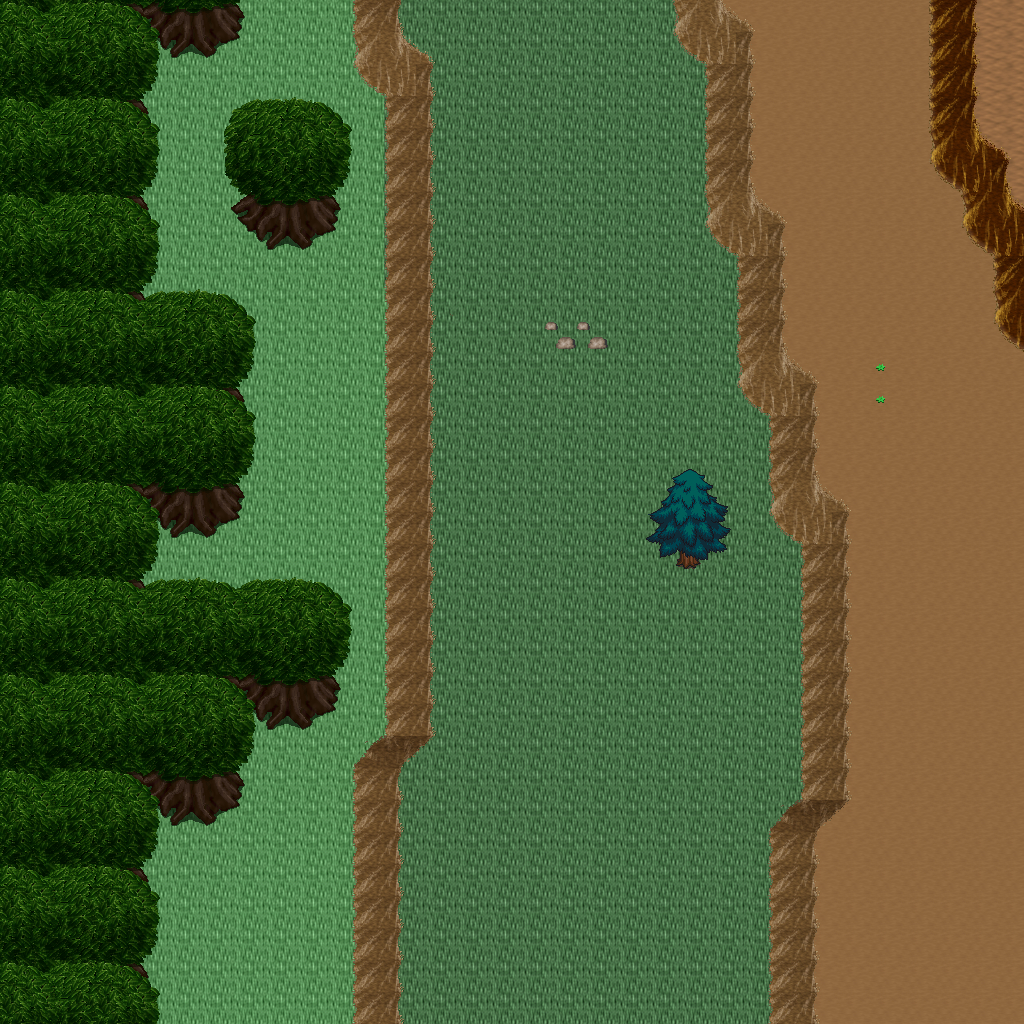

A level layout from a 2D game, rendered from its tile map. Below: a short description, then the map file with tile-grid data replaced by summaries:
An orthogonal 32x32 tile map with 32x32 px tiles, 5 tile layers (Ground, Objects, Objects2, Above, ...), 1 hidden layer not drawn, 12 tilesets.

<map version="1.10" tiledversion="1.11.0" orientation="orthogonal" renderorder="right-down" width="32" height="32" tilewidth="32" tileheight="32" infinite="0" nextlayerid="11" nextobjectid="1">
 <tileset firstgid="1" name="logic_collision" tilewidth="32" tileheight="32" tilecount="1" columns="1">
  <image source="../drawable/logic_collision.png" width="32" height="32" />
 </tileset>
 <tileset firstgid="2" name="ground_ground" tilewidth="32" tileheight="32" tilecount="33" columns="3">
  <image source="../drawable/ground_ground.png" width="96" height="352" />
 </tileset>
 <tileset firstgid="35" name="ground_ridge_earth_pale" tilewidth="32" tileheight="32" tilecount="96" columns="12">
  <image source="../drawable/ground_ridge_earth_pale.png" width="384" height="256" />
 </tileset>
 <tileset firstgid="131" name="ground_ridge_earth_dark" tilewidth="32" tileheight="32" tilecount="96" columns="12">
  <image source="../drawable/ground_ridge_earth_dark.png" width="384" height="256" />
 </tileset>
 <tileset firstgid="227" name="terrain_desert" tilewidth="32" tileheight="32" tilecount="88" columns="8">
  <image source="../drawable/terrain_desert.png" width="256" height="352" />
 </tileset>
 <tileset firstgid="315" name="plant_tree_tree_darkgreen" tilewidth="32" tileheight="32" tilecount="88" columns="8">
  <image source="../drawable/plant_tree_tree_darkgreen.png" width="256" height="352" />
 </tileset>
 <tileset firstgid="403" name="ground_rock_pebbles" tilewidth="32" tileheight="32" tilecount="3" columns="1">
  <image source="../drawable/ground_rock_pebbles.png" width="32" height="96" />
 </tileset>
 <tileset firstgid="406" name="ground_sand_2" tilewidth="32" tileheight="32" tilecount="15" columns="5">
  <image source="../drawable/ground_sand_2.png" width="160" height="96" />
 </tileset>
 <tileset firstgid="421" name="plant_cactus_2" tilewidth="32" tileheight="32" tilecount="10" columns="5">
  <image source="../drawable/plant_cactus_2.png" width="160" height="64" />
 </tileset>
 <tileset firstgid="431" name="plant_cactus" tilewidth="32" tileheight="32" tilecount="2" columns="1">
  <image source="../drawable/plant_cactus.png" width="32" height="64" />
 </tileset>
 <tileset firstgid="433" name="plant_star_shaped_plants" tilewidth="32" tileheight="32" tilecount="6" columns="2">
  <image source="../drawable/plant_star_shaped_plants.png" width="64" height="96" />
 </tileset>
 <tileset firstgid="439" name="plant_tree_evergreen" tilewidth="32" tileheight="32" tilecount="36" columns="3">
  <image source="../drawable/plant_tree_evergreen.png" width="96" height="384" />
 </tileset>
 <layer id="1" name="Ground" width="32" height="32">
  <data>[1024 cells, 1024 non-empty, 4 distinct tile ids]</data>
 </layer>
 <layer id="2" name="Objects" width="32" height="32">
  <data>[1024 cells, 235 non-empty, 31 distinct tile ids]</data>
 </layer>
 <layer id="3" name="Objects2" width="32" height="32">
  <data>[1024 cells, 8 non-empty, 8 distinct tile ids]</data>
 </layer>
 <layer id="4" name="Above" width="32" height="32">
  <data>[1024 cells, 227 non-empty, 32 distinct tile ids]</data>
 </layer>
 <layer id="5" name="Above2" width="32" height="32">
  <data>[1024 cells, 0 non-empty, 0 distinct tile ids]</data>
 </layer>
 <layer id="6" name="Walkable" width="32" height="32" visible="0">
  <data>[1024 cells, 456 non-empty, 1 distinct tile ids]</data>
 </layer>
 <objectgroup id="7" name="Mapevents" />
 <objectgroup id="8" name="Spawn" />
 <objectgroup id="9" name="Keys" />
 <objectgroup id="10" name="Replace" />
</map>
